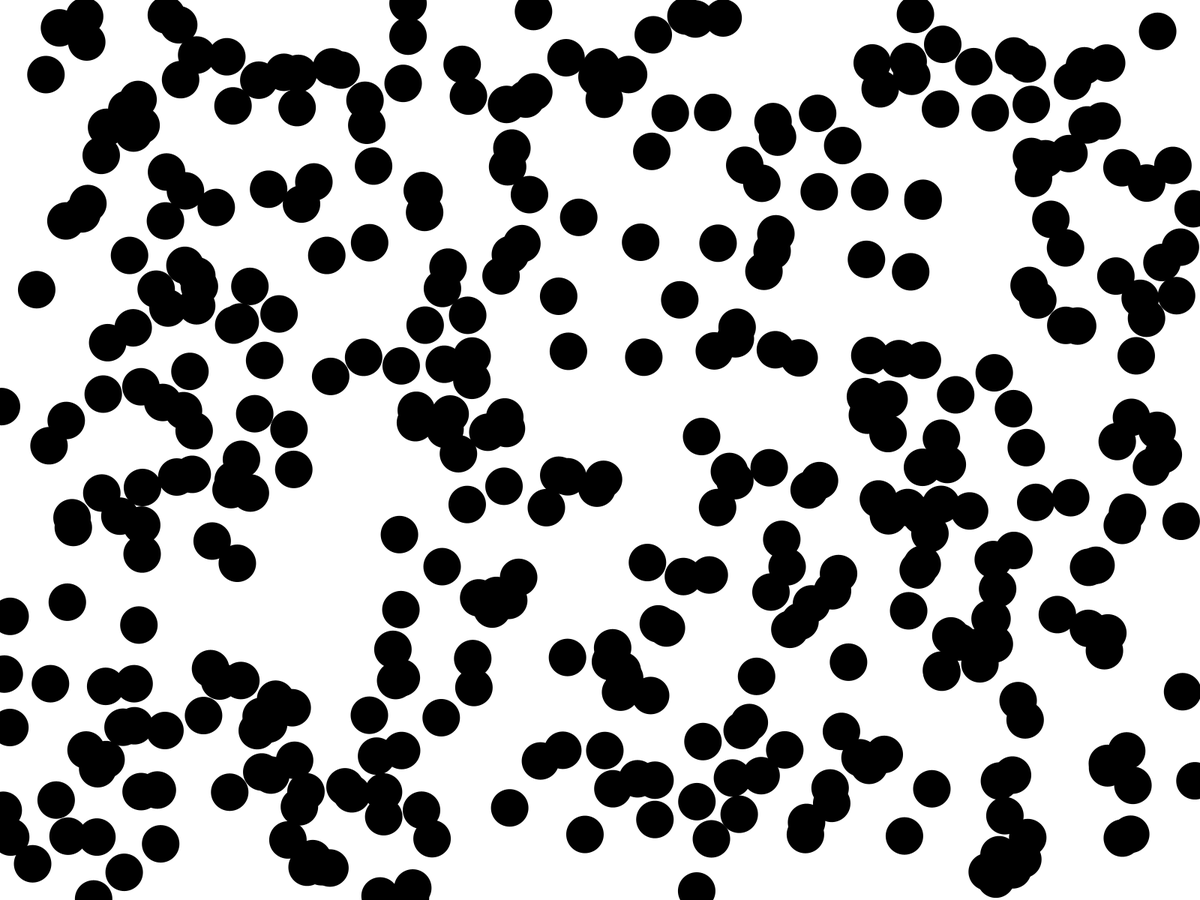
Frame 1 (no input)
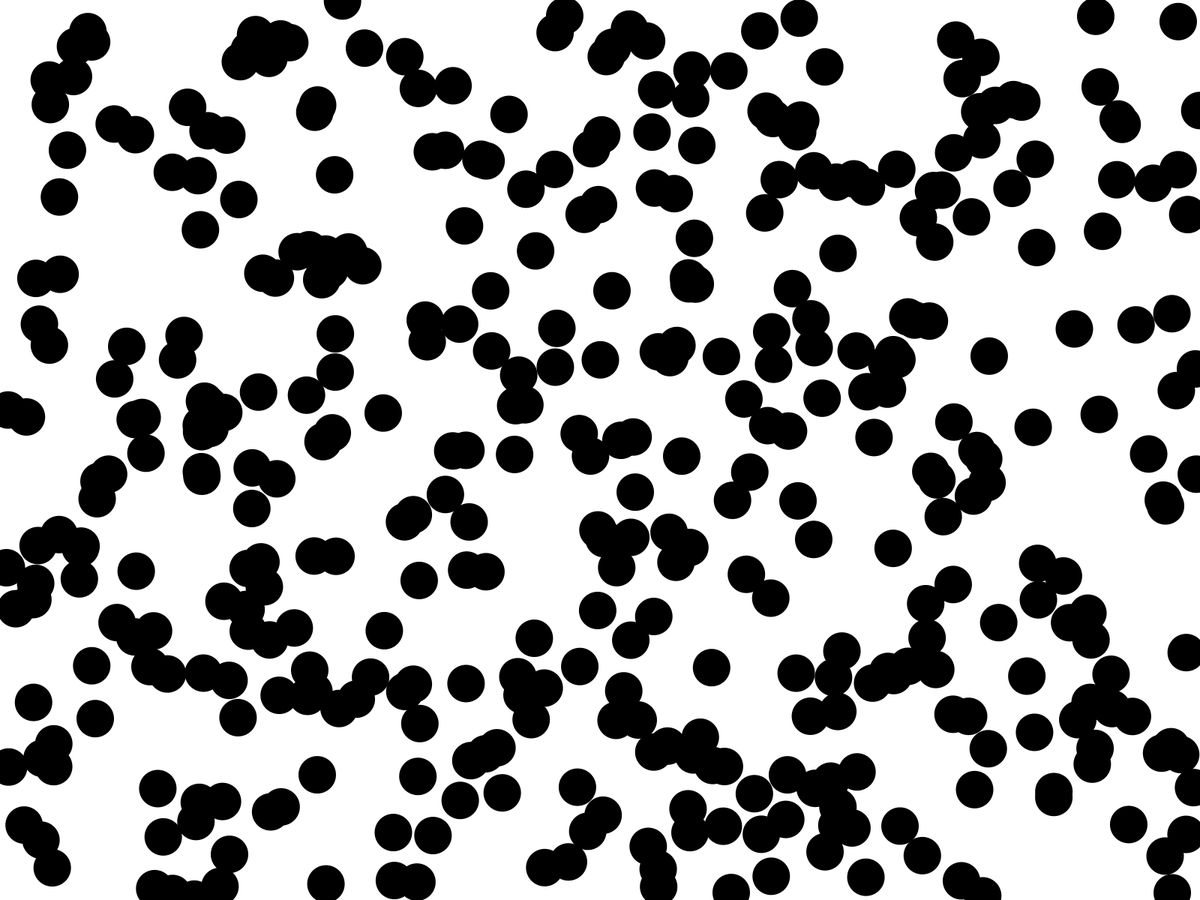
Frame 60 (the mouse pressed at the canvas centre just before this capture)
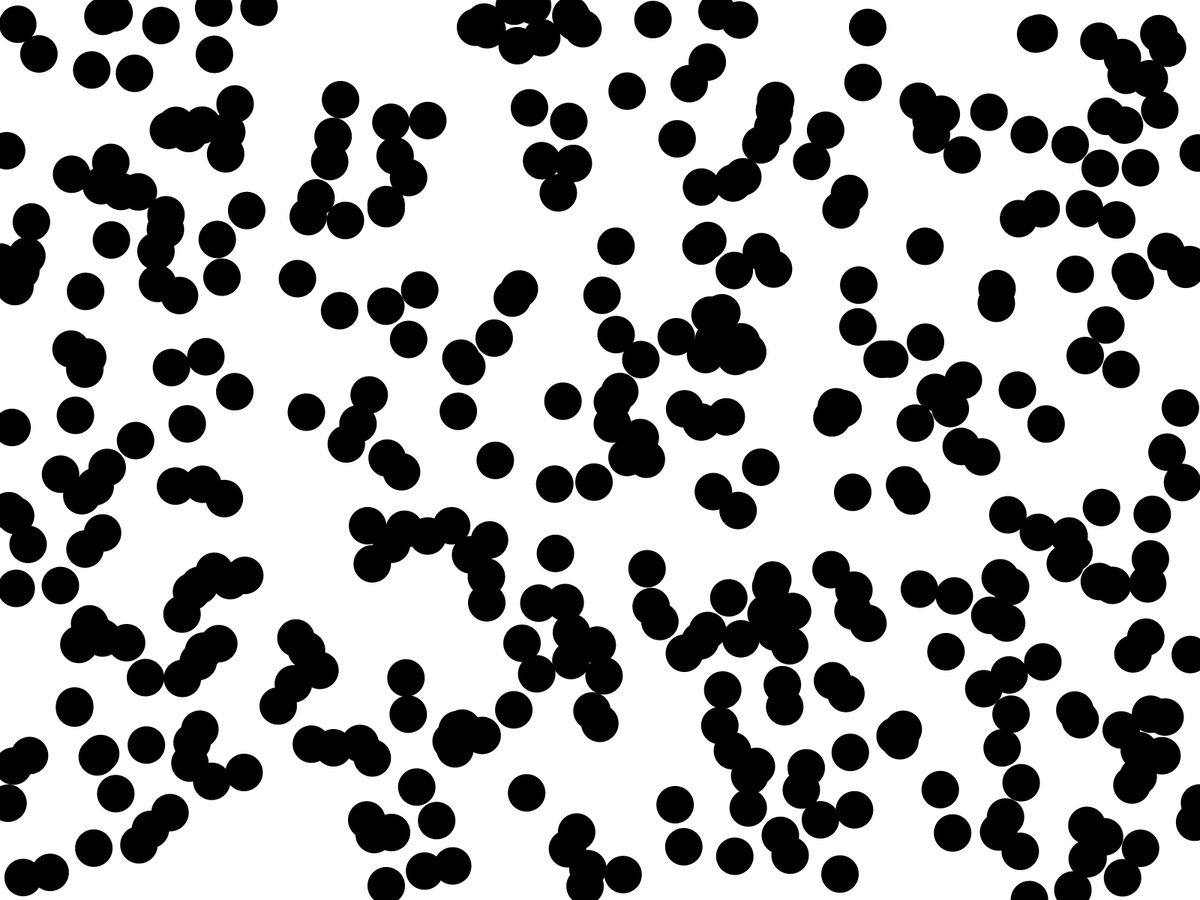
Frame 120 (the mouse held since frame 60 and released just before this capture)

The Processing sketch that drew these frames (run headless with seeded random() and noise(); from frame 60 on, the mouse is pressed at the canvas centre):

// Processing sketch: flow
// ── flow.pde

//float x = random(0,width);
//float y = random(0,height);

int NUMBER_OF_THINGS = 400;
int THING_SIZE = 50;
int velX = 10;  // speed and direction in x
int velY = 0; // speed and direction in y
float varX = 2; // variation in x
float varY = 2; //variation in y

float[] x = new float[NUMBER_OF_THINGS];
float[] y = new float[NUMBER_OF_THINGS];
float[] _varX = new float[NUMBER_OF_THINGS];
float[] _varY = new float[NUMBER_OF_THINGS];

void setup() {
  fullScreen(2);
  //size(500,400);
  colorMode(HSB, 100,100,100,100);
  background(100);
  for (int i=0; i< NUMBER_OF_THINGS; i++){
    x[i] = random(0,width);
    y[i] = random(0,height);
    _varX[i] = random(-1.0*varX, varX);
    _varY[i] = random(-1.0*varY, varY);
    
  }
  
}

void draw() {
  background(00,00,100,100);
  stroke(0,41,100,0);
  fill(0,100,00,100);
  for (int i=0; i< NUMBER_OF_THINGS; i++){
    
    ellipse(x[i], y[i], THING_SIZE, THING_SIZE);
    x[i] = x[i] + velX + _varY[i];
    y[i] = y[i] + velY + _varX[i];
    if (x[i]>width){ x[i]=0;}
    if (y[i]>height){ y[i]=0;}
    if (y[i]<0){ y[i]=height;}
    if (x[i]<0){ x[i]=width;}
  }
}
